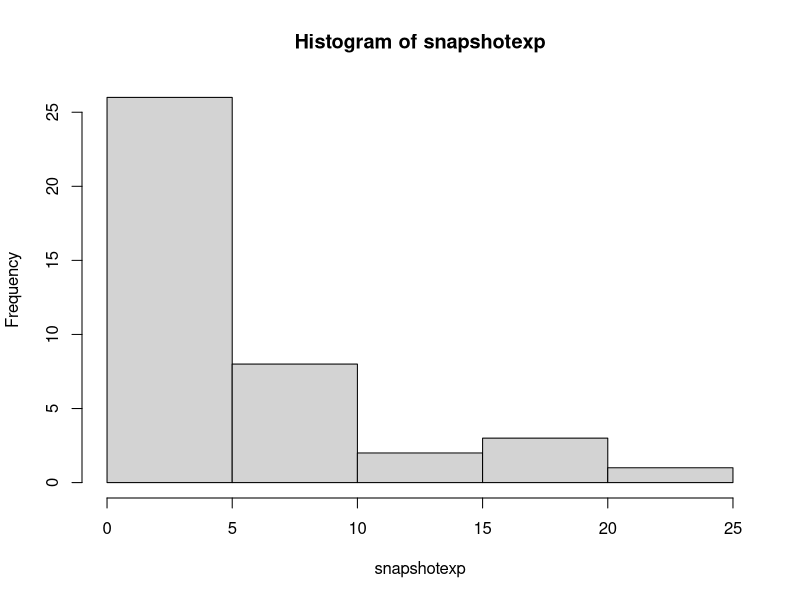
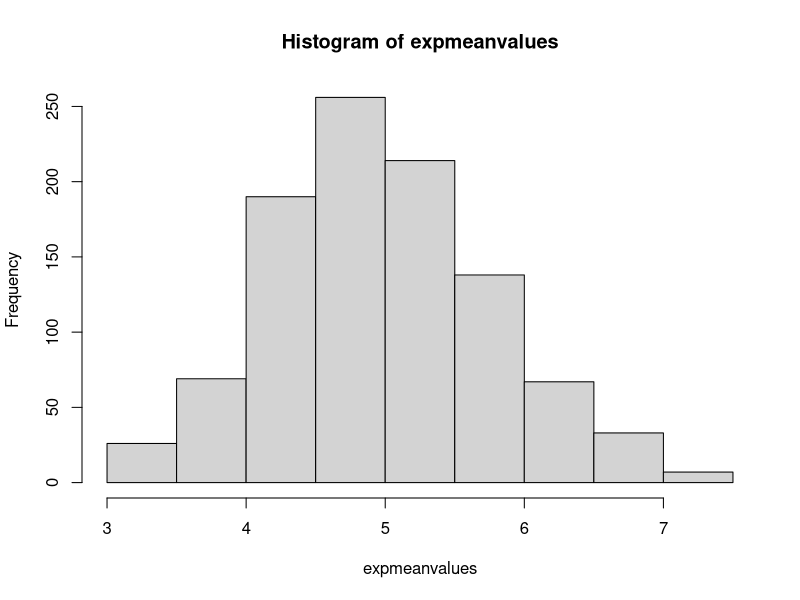

Reproduce these figures in R, in order.
## code to investigate CLT
## define lambda
lambda<-0.2
## mean of exponential is 1/lambda
meanexp<-1/lambda
## STANDARD DEVIATION of exponential is 1/lambda
sdexp<-1/lambda
## variance of exponential square of sdexp
varexp<-sdexp^2
## looking at an exponential distribution
snapshotexp<-rexp(40,lambda)
hist(snapshotexp)

## mean of snapshot
meansnap<-mean(snapshotexp)
## sd of snapshot
sdsnap<-sd(snapshotexp)
## variance of snapshot
varsnap<-var(snapshotexp)

## now taking 1000 means from 1000 samples
## expect mean to be close to population mean therefore
expectedmean<-meanexp
## expect variance of the 1000 means to be population variance/sample size (thought this was sigma^2/sqrt(n))
expectedvariance<-25/40

## run exp simulation 1000 times and take mean
expmeanvalues<-NULL

for (i in 1:1000){expmeanvalues<-c(expmeanvalues,mean(rexp(40,lambda)))}

meansim<-mean(expmeanvalues)
variancesim<-var(expmeanvalues)

hist(expmeanvalues)

## so mean of distribution of means is
print(meansim)
## which is close to the theoretical mean of the exponential
## variance of distribuition of means is
print(variancesim)
## which is close to the theoretical variance calculated when using a sample size of 40